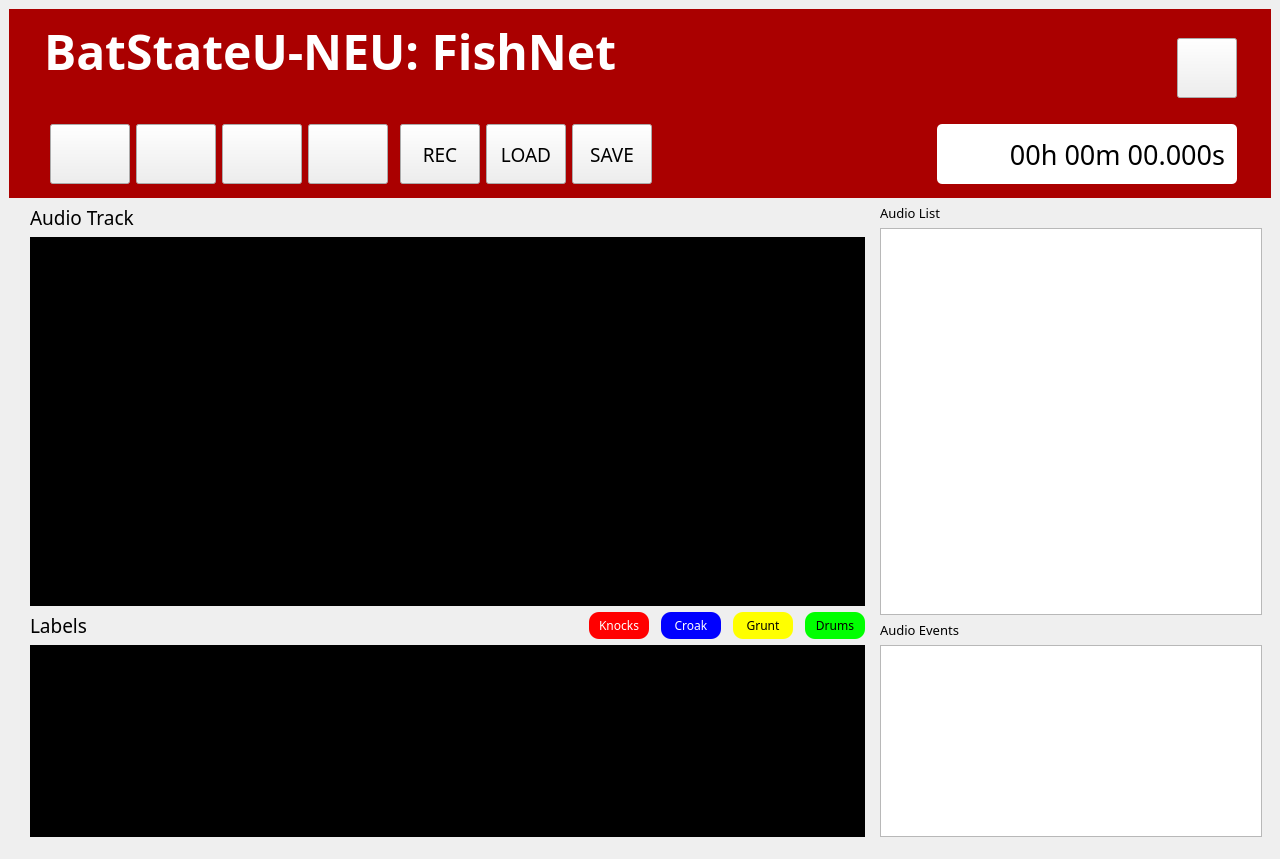
<?xml version="1.0" encoding="UTF-8"?>
<ui version="4.0">
 <class>MainWindow</class>
 <widget class="QMainWindow" name="MainWindow">
  <property name="windowModality">
   <enum>Qt::NonModal</enum>
  </property>
  <property name="geometry">
   <rect>
    <x>0</x>
    <y>0</y>
    <width>1280</width>
    <height>859</height>
   </rect>
  </property>
  <property name="sizePolicy">
   <sizepolicy hsizetype="Preferred" vsizetype="Preferred">
    <horstretch>0</horstretch>
    <verstretch>0</verstretch>
   </sizepolicy>
  </property>
  <property name="minimumSize">
   <size>
    <width>1280</width>
    <height>720</height>
   </size>
  </property>
  <property name="maximumSize">
   <size>
    <width>1920</width>
    <height>1080</height>
   </size>
  </property>
  <property name="baseSize">
   <size>
    <width>1280</width>
    <height>720</height>
   </size>
  </property>
  <property name="windowTitle">
   <string>FishNet: Fish Sound Classifier</string>
  </property>
  <property name="windowIcon">
   <iconset>
    <normaloff>../../logo.png</normaloff>../../logo.png</iconset>
  </property>
  <property name="autoFillBackground">
   <bool>true</bool>
  </property>
  <property name="styleSheet">
   <string notr="true">Qt::Window | Qt::FramelessWindowHint;</string>
  </property>
  <property name="toolButtonStyle">
   <enum>Qt::ToolButtonIconOnly</enum>
  </property>
  <property name="animated">
   <bool>true</bool>
  </property>
  <property name="documentMode">
   <bool>false</bool>
  </property>
  <property name="tabShape">
   <enum>QTabWidget::Rounded</enum>
  </property>
  <widget class="QWidget" name="centralwidget">
   <property name="sizePolicy">
    <sizepolicy hsizetype="Minimum" vsizetype="Minimum">
     <horstretch>0</horstretch>
     <verstretch>0</verstretch>
    </sizepolicy>
   </property>
   <property name="maximumSize">
    <size>
     <width>16777215</width>
     <height>16777215</height>
    </size>
   </property>
   <property name="layoutDirection">
    <enum>Qt::LeftToRight</enum>
   </property>
   <property name="styleSheet">
    <string notr="true"/>
   </property>
   <layout class="QGridLayout" name="gridLayout_2">
    <item row="0" column="0" colspan="3">
     <widget class="QWidget" name="headerWidget" native="true">
      <property name="styleSheet">
       <string notr="true">#headerWidget{
background-color: rgb(170, 0, 0);
}</string>
      </property>
      <layout class="QGridLayout" name="gridLayout" rowstretch="0,0,0">
       <item row="0" column="12">
        <widget class="QPushButton" name="modelButton">
         <property name="maximumSize">
          <size>
           <width>60</width>
           <height>60</height>
          </size>
         </property>
         <property name="layoutDirection">
          <enum>Qt::RightToLeft</enum>
         </property>
        </widget>
       </item>
       <item row="0" column="1" colspan="10">
        <widget class="QLabel" name="titleLabel">
         <property name="sizePolicy">
          <sizepolicy hsizetype="Preferred" vsizetype="Fixed">
           <horstretch>0</horstretch>
           <verstretch>0</verstretch>
          </sizepolicy>
         </property>
         <property name="minimumSize">
          <size>
           <width>0</width>
           <height>100</height>
          </size>
         </property>
         <property name="maximumSize">
          <size>
           <width>16777215</width>
           <height>100</height>
          </size>
         </property>
         <property name="font">
          <font>
           <family>Comfortaa</family>
           <pointsize>36</pointsize>
           <weight>75</weight>
           <bold>true</bold>
          </font>
         </property>
         <property name="styleSheet">
          <string notr="true">#titleLabel{
color: rgb(255, 255, 255);
padding-top:-30;
}</string>
         </property>
         <property name="frameShape">
          <enum>QFrame::NoFrame</enum>
         </property>
         <property name="frameShadow">
          <enum>QFrame::Plain</enum>
         </property>
         <property name="lineWidth">
          <number>2</number>
         </property>
         <property name="midLineWidth">
          <number>0</number>
         </property>
         <property name="text">
          <string>BatStateU-NEU: FishNet</string>
         </property>
         <property name="textFormat">
          <enum>Qt::PlainText</enum>
         </property>
         <property name="scaledContents">
          <bool>false</bool>
         </property>
         <property name="alignment">
          <set>Qt::AlignLeading|Qt::AlignLeft|Qt::AlignTop</set>
         </property>
         <property name="wordWrap">
          <bool>false</bool>
         </property>
         <property name="margin">
          <number>0</number>
         </property>
         <property name="indent">
          <number>0</number>
         </property>
         <property name="textInteractionFlags">
          <set>Qt::NoTextInteraction</set>
         </property>
        </widget>
       </item>
       <item row="1" column="9">
        <widget class="QPushButton" name="saveButton">
         <property name="minimumSize">
          <size>
           <width>80</width>
           <height>60</height>
          </size>
         </property>
         <property name="maximumSize">
          <size>
           <width>80</width>
           <height>16777215</height>
          </size>
         </property>
         <property name="font">
          <font>
           <family>Comfortaa</family>
           <pointsize>14</pointsize>
           <weight>50</weight>
           <bold>false</bold>
          </font>
         </property>
         <property name="text">
          <string>SAVE</string>
         </property>
        </widget>
       </item>
       <item row="1" column="7">
        <widget class="QPushButton" name="listenButton">
         <property name="sizePolicy">
          <sizepolicy hsizetype="Minimum" vsizetype="Minimum">
           <horstretch>0</horstretch>
           <verstretch>0</verstretch>
          </sizepolicy>
         </property>
         <property name="minimumSize">
          <size>
           <width>80</width>
           <height>60</height>
          </size>
         </property>
         <property name="maximumSize">
          <size>
           <width>80</width>
           <height>16777215</height>
          </size>
         </property>
         <property name="font">
          <font>
           <family>Comfortaa</family>
           <pointsize>14</pointsize>
           <weight>50</weight>
           <bold>false</bold>
          </font>
         </property>
         <property name="styleSheet">
          <string notr="true"/>
         </property>
         <property name="text">
          <string>REC</string>
         </property>
        </widget>
       </item>
       <item row="1" column="12">
        <widget class="QLabel" name="timeStampLabel">
         <property name="sizePolicy">
          <sizepolicy hsizetype="Preferred" vsizetype="Minimum">
           <horstretch>0</horstretch>
           <verstretch>0</verstretch>
          </sizepolicy>
         </property>
         <property name="minimumSize">
          <size>
           <width>300</width>
           <height>60</height>
          </size>
         </property>
         <property name="maximumSize">
          <size>
           <width>300</width>
           <height>16777215</height>
          </size>
         </property>
         <property name="font">
          <font>
           <family>noto-sans</family>
           <pointsize>20</pointsize>
           <weight>50</weight>
           <bold>false</bold>
          </font>
         </property>
         <property name="styleSheet">
          <string notr="true">background-color: rgb(255, 255, 255);
border-radius: 5;
padding-right:5;
font-family: 'noto-sans'</string>
         </property>
         <property name="frameShape">
          <enum>QFrame::Box</enum>
         </property>
         <property name="frameShadow">
          <enum>QFrame::Plain</enum>
         </property>
         <property name="lineWidth">
          <number>1</number>
         </property>
         <property name="text">
          <string>00h 00m 00.000s</string>
         </property>
         <property name="alignment">
          <set>Qt::AlignRight|Qt::AlignTrailing|Qt::AlignVCenter</set>
         </property>
         <property name="margin">
          <number>0</number>
         </property>
        </widget>
       </item>
       <item row="1" column="4">
        <widget class="QPushButton" name="prevButton">
         <property name="sizePolicy">
          <sizepolicy hsizetype="Minimum" vsizetype="Minimum">
           <horstretch>0</horstretch>
           <verstretch>0</verstretch>
          </sizepolicy>
         </property>
         <property name="minimumSize">
          <size>
           <width>80</width>
           <height>60</height>
          </size>
         </property>
         <property name="maximumSize">
          <size>
           <width>80</width>
           <height>16777215</height>
          </size>
         </property>
         <property name="font">
          <font>
           <family>Noto Sans</family>
           <pointsize>14</pointsize>
          </font>
         </property>
         <property name="styleSheet">
          <string notr="true"/>
         </property>
         <property name="text">
          <string/>
         </property>
         <property name="icon">
          <iconset>
           <normaloff>S:/Users/Simon/Downloads/rewind.svg</normaloff>S:/Users/Simon/Downloads/rewind.svg</iconset>
         </property>
         <property name="iconSize">
          <size>
           <width>32</width>
           <height>32</height>
          </size>
         </property>
         <property name="flat">
          <bool>false</bool>
         </property>
        </widget>
       </item>
       <item row="1" column="5">
        <widget class="QPushButton" name="nextButton">
         <property name="minimumSize">
          <size>
           <width>80</width>
           <height>60</height>
          </size>
         </property>
         <property name="maximumSize">
          <size>
           <width>80</width>
           <height>16777215</height>
          </size>
         </property>
         <property name="font">
          <font>
           <family>Noto Sans</family>
           <pointsize>14</pointsize>
          </font>
         </property>
         <property name="text">
          <string/>
         </property>
         <property name="icon">
          <iconset>
           <normaloff>S:/Users/Simon/Downloads/forward.svg</normaloff>S:/Users/Simon/Downloads/forward.svg</iconset>
         </property>
         <property name="iconSize">
          <size>
           <width>32</width>
           <height>32</height>
          </size>
         </property>
         <property name="flat">
          <bool>false</bool>
         </property>
        </widget>
       </item>
       <item row="1" column="3">
        <widget class="QPushButton" name="stopButton">
         <property name="sizePolicy">
          <sizepolicy hsizetype="Minimum" vsizetype="Minimum">
           <horstretch>0</horstretch>
           <verstretch>0</verstretch>
          </sizepolicy>
         </property>
         <property name="minimumSize">
          <size>
           <width>80</width>
           <height>60</height>
          </size>
         </property>
         <property name="maximumSize">
          <size>
           <width>80</width>
           <height>16777215</height>
          </size>
         </property>
         <property name="font">
          <font>
           <family>Noto Sans</family>
           <pointsize>14</pointsize>
          </font>
         </property>
         <property name="text">
          <string/>
         </property>
         <property name="icon">
          <iconset>
           <normaloff>S:/Users/Simon/Downloads/stop.svg</normaloff>S:/Users/Simon/Downloads/stop.svg</iconset>
         </property>
         <property name="iconSize">
          <size>
           <width>30</width>
           <height>30</height>
          </size>
         </property>
         <property name="flat">
          <bool>false</bool>
         </property>
        </widget>
       </item>
       <item row="2" column="0" colspan="12">
        <spacer name="headerWidgetVSpacer">
         <property name="orientation">
          <enum>Qt::Vertical</enum>
         </property>
         <property name="sizeType">
          <enum>QSizePolicy::Fixed</enum>
         </property>
         <property name="sizeHint" stdset="0">
          <size>
           <width>20</width>
           <height>5</height>
          </size>
         </property>
        </spacer>
       </item>
       <item row="0" column="13" rowspan="2">
        <spacer name="horizontalSpacer">
         <property name="orientation">
          <enum>Qt::Horizontal</enum>
         </property>
         <property name="sizeType">
          <enum>QSizePolicy::Fixed</enum>
         </property>
         <property name="sizeHint" stdset="0">
          <size>
           <width>25</width>
           <height>20</height>
          </size>
         </property>
        </spacer>
       </item>
       <item row="1" column="10">
        <spacer name="buttonsWidgetHSpacer">
         <property name="orientation">
          <enum>Qt::Horizontal</enum>
         </property>
         <property name="sizeHint" stdset="0">
          <size>
           <width>509</width>
           <height>20</height>
          </size>
         </property>
        </spacer>
       </item>
       <item row="0" column="0" rowspan="2">
        <spacer name="headerWidgetHSpacer">
         <property name="orientation">
          <enum>Qt::Horizontal</enum>
         </property>
         <property name="sizeType">
          <enum>QSizePolicy::Fixed</enum>
         </property>
         <property name="sizeHint" stdset="0">
          <size>
           <width>20</width>
           <height>20</height>
          </size>
         </property>
        </spacer>
       </item>
       <item row="1" column="2">
        <widget class="QPushButton" name="playButton">
         <property name="sizePolicy">
          <sizepolicy hsizetype="Minimum" vsizetype="Minimum">
           <horstretch>0</horstretch>
           <verstretch>0</verstretch>
          </sizepolicy>
         </property>
         <property name="minimumSize">
          <size>
           <width>80</width>
           <height>60</height>
          </size>
         </property>
         <property name="maximumSize">
          <size>
           <width>80</width>
           <height>16777215</height>
          </size>
         </property>
         <property name="font">
          <font>
           <family>Noto Sans</family>
           <pointsize>14</pointsize>
          </font>
         </property>
         <property name="text">
          <string/>
         </property>
         <property name="icon">
          <iconset>
           <normaloff>S:/Users/Simon/Downloads/play (1).svg</normaloff>S:/Users/Simon/Downloads/play (1).svg</iconset>
         </property>
         <property name="iconSize">
          <size>
           <width>32</width>
           <height>32</height>
          </size>
         </property>
         <property name="checkable">
          <bool>true</bool>
         </property>
         <property name="default">
          <bool>false</bool>
         </property>
        </widget>
       </item>
       <item row="1" column="8">
        <widget class="QPushButton" name="loadButton">
         <property name="sizePolicy">
          <sizepolicy hsizetype="Minimum" vsizetype="Minimum">
           <horstretch>0</horstretch>
           <verstretch>0</verstretch>
          </sizepolicy>
         </property>
         <property name="minimumSize">
          <size>
           <width>80</width>
           <height>60</height>
          </size>
         </property>
         <property name="maximumSize">
          <size>
           <width>80</width>
           <height>16777215</height>
          </size>
         </property>
         <property name="font">
          <font>
           <family>Comfortaa</family>
           <pointsize>14</pointsize>
           <weight>50</weight>
           <bold>false</bold>
          </font>
         </property>
         <property name="styleSheet">
          <string notr="true"/>
         </property>
         <property name="text">
          <string>LOAD</string>
         </property>
        </widget>
       </item>
      </layout>
     </widget>
    </item>
    <item row="1" column="0" rowspan="4">
     <spacer name="mainVSpacer">
      <property name="orientation">
       <enum>Qt::Vertical</enum>
      </property>
      <property name="sizeHint" stdset="0">
       <size>
        <width>15</width>
        <height>615</height>
       </size>
      </property>
     </spacer>
    </item>
    <item row="1" column="1">
     <widget class="QLabel" name="audioTrackLabel">
      <property name="sizePolicy">
       <sizepolicy hsizetype="Fixed" vsizetype="Fixed">
        <horstretch>0</horstretch>
        <verstretch>0</verstretch>
       </sizepolicy>
      </property>
      <property name="font">
       <font>
        <family>Comfortaa</family>
        <pointsize>14</pointsize>
        <weight>50</weight>
        <bold>false</bold>
       </font>
      </property>
      <property name="text">
       <string>Audio Track</string>
      </property>
      <property name="scaledContents">
       <bool>true</bool>
      </property>
     </widget>
    </item>
    <item row="1" column="2" rowspan="4">
     <widget class="QWidget" name="sideWidget" native="true">
      <property name="enabled">
       <bool>true</bool>
      </property>
      <property name="sizePolicy">
       <sizepolicy hsizetype="Minimum" vsizetype="Minimum">
        <horstretch>0</horstretch>
        <verstretch>0</verstretch>
       </sizepolicy>
      </property>
      <property name="minimumSize">
       <size>
        <width>400</width>
        <height>0</height>
       </size>
      </property>
      <property name="maximumSize">
       <size>
        <width>400</width>
        <height>16777215</height>
       </size>
      </property>
      <property name="styleSheet">
       <string notr="true"/>
      </property>
      <layout class="QGridLayout" name="gridLayout_3" rowstretch="0,2,0,0">
       <property name="topMargin">
        <number>0</number>
       </property>
       <property name="bottomMargin">
        <number>0</number>
       </property>
       <item row="3" column="0">
        <widget class="QListWidget" name="eventListWidget"/>
       </item>
       <item row="1" column="0">
        <widget class="QListWidget" name="audioListWidget">
         <property name="sizePolicy">
          <sizepolicy hsizetype="Preferred" vsizetype="Preferred">
           <horstretch>0</horstretch>
           <verstretch>0</verstretch>
          </sizepolicy>
         </property>
         <property name="minimumSize">
          <size>
           <width>0</width>
           <height>0</height>
          </size>
         </property>
         <property name="maximumSize">
          <size>
           <width>16777215</width>
           <height>16777215</height>
          </size>
         </property>
        </widget>
       </item>
       <item row="2" column="0">
        <widget class="QLabel" name="label_2">
         <property name="font">
          <font>
           <family>Poppins</family>
           <pointsize>10</pointsize>
          </font>
         </property>
         <property name="text">
          <string>Audio Events</string>
         </property>
        </widget>
       </item>
       <item row="0" column="0">
        <widget class="QLabel" name="label">
         <property name="font">
          <font>
           <family>Poppins</family>
           <pointsize>10</pointsize>
          </font>
         </property>
         <property name="text">
          <string>Audio List</string>
         </property>
        </widget>
       </item>
      </layout>
     </widget>
    </item>
    <item row="2" column="1">
     <widget class="QWidget" name="melspecWidget" native="true">
      <property name="sizePolicy">
       <sizepolicy hsizetype="Expanding" vsizetype="Preferred">
        <horstretch>0</horstretch>
        <verstretch>0</verstretch>
       </sizepolicy>
      </property>
      <property name="styleSheet">
       <string notr="true">background-color: rgb(0, 0, 0);</string>
      </property>
      <layout class="QGridLayout" name="gridLayout_6">
       <property name="leftMargin">
        <number>0</number>
       </property>
       <property name="topMargin">
        <number>0</number>
       </property>
       <property name="rightMargin">
        <number>0</number>
       </property>
       <property name="bottomMargin">
        <number>0</number>
       </property>
       <item row="0" column="0">
        <widget class="GraphicsLayoutWidget" name="plotterView">
         <property name="verticalScrollBarPolicy">
          <enum>Qt::ScrollBarAsNeeded</enum>
         </property>
        </widget>
       </item>
      </layout>
     </widget>
    </item>
    <item row="3" column="1">
     <layout class="QHBoxLayout" name="horizontalLayout">
      <property name="spacing">
       <number>12</number>
      </property>
      <item>
       <widget class="QLabel" name="labelsLabel">
        <property name="sizePolicy">
         <sizepolicy hsizetype="Fixed" vsizetype="Fixed">
          <horstretch>0</horstretch>
          <verstretch>0</verstretch>
         </sizepolicy>
        </property>
        <property name="font">
         <font>
          <family>Comfortaa</family>
          <pointsize>14</pointsize>
          <weight>50</weight>
          <bold>false</bold>
         </font>
        </property>
        <property name="text">
         <string>Labels</string>
        </property>
       </widget>
      </item>
      <item>
       <spacer name="horizontalSpacer_2">
        <property name="orientation">
         <enum>Qt::Horizontal</enum>
        </property>
        <property name="sizeHint" stdset="0">
         <size>
          <width>40</width>
          <height>20</height>
         </size>
        </property>
       </spacer>
      </item>
      <item>
       <widget class="QLabel" name="label_9">
        <property name="minimumSize">
         <size>
          <width>60</width>
          <height>0</height>
         </size>
        </property>
        <property name="font">
         <font>
          <family>Poppins</family>
         </font>
        </property>
        <property name="styleSheet">
         <string notr="true">background-color: rgb(255, 0, 0);
color: rgb(255, 255, 255);
border-radius: 10;</string>
        </property>
        <property name="text">
         <string>Knocks</string>
        </property>
        <property name="alignment">
         <set>Qt::AlignCenter</set>
        </property>
       </widget>
      </item>
      <item>
       <widget class="QLabel" name="label_7">
        <property name="minimumSize">
         <size>
          <width>60</width>
          <height>0</height>
         </size>
        </property>
        <property name="font">
         <font>
          <family>Poppins</family>
         </font>
        </property>
        <property name="styleSheet">
         <string notr="true">background-color: rgb(0, 0, 255);
color: rgb(255, 255, 255);
border-radius: 10;</string>
        </property>
        <property name="text">
         <string>Croak</string>
        </property>
        <property name="alignment">
         <set>Qt::AlignCenter</set>
        </property>
       </widget>
      </item>
      <item>
       <widget class="QLabel" name="label_6">
        <property name="minimumSize">
         <size>
          <width>60</width>
          <height>0</height>
         </size>
        </property>
        <property name="font">
         <font>
          <family>Poppins</family>
         </font>
        </property>
        <property name="styleSheet">
         <string notr="true">background-color: rgb(255, 255, 0);
color: rgb(0, 0, 0);
border-radius: 10;</string>
        </property>
        <property name="text">
         <string>Grunt</string>
        </property>
        <property name="alignment">
         <set>Qt::AlignCenter</set>
        </property>
       </widget>
      </item>
      <item>
       <widget class="QLabel" name="label_8">
        <property name="minimumSize">
         <size>
          <width>60</width>
          <height>0</height>
         </size>
        </property>
        <property name="font">
         <font>
          <family>Poppins</family>
         </font>
        </property>
        <property name="styleSheet">
         <string notr="true">background-color: rgb(0, 255, 0);
color: rgb(0, 0, 0);
border-radius: 10;</string>
        </property>
        <property name="text">
         <string>Drums</string>
        </property>
        <property name="alignment">
         <set>Qt::AlignCenter</set>
        </property>
       </widget>
      </item>
     </layout>
    </item>
    <item row="4" column="1">
     <widget class="QWidget" name="labelsWidget" native="true">
      <property name="sizePolicy">
       <sizepolicy hsizetype="Expanding" vsizetype="Preferred">
        <horstretch>0</horstretch>
        <verstretch>0</verstretch>
       </sizepolicy>
      </property>
      <property name="styleSheet">
       <string notr="true">background-color: rgb(0, 0, 0);</string>
      </property>
      <layout class="QGridLayout" name="gridLayout_5">
       <property name="leftMargin">
        <number>0</number>
       </property>
       <property name="topMargin">
        <number>0</number>
       </property>
       <property name="rightMargin">
        <number>0</number>
       </property>
       <property name="bottomMargin">
        <number>0</number>
       </property>
       <item row="0" column="0" rowspan="2">
        <widget class="GraphicsLayoutWidget" name="labelPlotterView">
         <property name="maximumSize">
          <size>
           <width>16777215</width>
           <height>16777215</height>
          </size>
         </property>
        </widget>
       </item>
      </layout>
     </widget>
    </item>
    <item row="5" column="1" colspan="2">
     <spacer name="mainHSpacer">
      <property name="orientation">
       <enum>Qt::Horizontal</enum>
      </property>
      <property name="sizeHint" stdset="0">
       <size>
        <width>1235</width>
        <height>13</height>
       </size>
      </property>
     </spacer>
    </item>
   </layout>
  </widget>
 </widget>
 <customwidgets>
  <customwidget>
   <class>GraphicsLayoutWidget</class>
   <extends>QGraphicsView</extends>
   <header>pyqtgraph</header>
  </customwidget>
 </customwidgets>
 <resources/>
 <connections/>
</ui>
